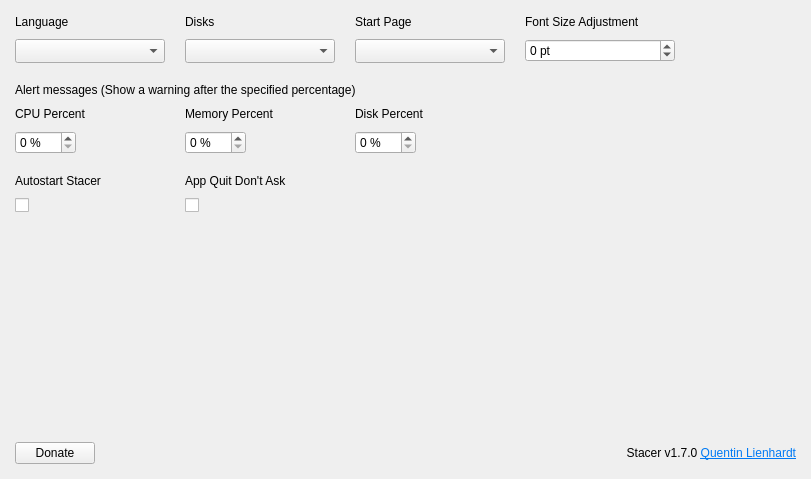
<?xml version="1.0" encoding="UTF-8"?>
<ui version="4.0">
 <class>SettingsPage</class>
 <widget class="QWidget" name="SettingsPage">
  <property name="geometry">
   <rect>
    <x>0</x>
    <y>0</y>
    <width>811</width>
    <height>479</height>
   </rect>
  </property>
  <property name="sizePolicy">
   <sizepolicy hsizetype="Expanding" vsizetype="Expanding">
    <horstretch>0</horstretch>
    <verstretch>0</verstretch>
   </sizepolicy>
  </property>
  <property name="windowTitle">
   <string>Settings</string>
  </property>
  <property name="styleSheet">
   <string notr="true"/>
  </property>
  <layout class="QGridLayout" name="gridLayout">
   <property name="leftMargin">
    <number>15</number>
   </property>
   <property name="topMargin">
    <number>15</number>
   </property>
   <property name="rightMargin">
    <number>15</number>
   </property>
   <property name="bottomMargin">
    <number>15</number>
   </property>
   <property name="horizontalSpacing">
    <number>20</number>
   </property>
   <property name="verticalSpacing">
    <number>10</number>
   </property>
   <item row="1" column="0" alignment="Qt::AlignLeft">
    <widget class="QComboBox" name="cmbLanguages">
     <property name="sizePolicy">
      <sizepolicy hsizetype="Expanding" vsizetype="Fixed">
       <horstretch>0</horstretch>
       <verstretch>0</verstretch>
      </sizepolicy>
     </property>
     <property name="minimumSize">
      <size>
       <width>150</width>
       <height>0</height>
      </size>
     </property>
     <property name="maximumSize">
      <size>
       <width>200</width>
       <height>16777215</height>
      </size>
     </property>
     <property name="cursor">
      <cursorShape>PointingHandCursor</cursorShape>
     </property>
     <property name="focusPolicy">
      <enum>Qt::NoFocus</enum>
     </property>
     <property name="sizeAdjustPolicy">
      <enum>QComboBox::AdjustToMinimumContentsLengthWithIcon</enum>
     </property>
    </widget>
   </item>
   <item row="8" column="0" alignment="Qt::AlignLeft">
    <widget class="QCheckBox" name="checkAutostart">
     <property name="cursor">
      <cursorShape>PointingHandCursor</cursorShape>
     </property>
     <property name="focusPolicy">
      <enum>Qt::NoFocus</enum>
     </property>
     <property name="text">
      <string/>
     </property>
    </widget>
   </item>
   <item row="4" column="1" alignment="Qt::AlignLeft">
    <widget class="QLabel" name="lblMemoryPercent">
     <property name="sizePolicy">
      <sizepolicy hsizetype="Expanding" vsizetype="Preferred">
       <horstretch>0</horstretch>
       <verstretch>0</verstretch>
      </sizepolicy>
     </property>
     <property name="text">
      <string>Memory Percent</string>
     </property>
    </widget>
   </item>
   <item row="5" column="1" alignment="Qt::AlignLeft">
    <widget class="QSpinBox" name="spinMemoryPercent">
     <property name="focusPolicy">
      <enum>Qt::ClickFocus</enum>
     </property>
     <property name="keyboardTracking">
      <bool>false</bool>
     </property>
     <property name="suffix">
      <string notr="true"> %</string>
     </property>
     <property name="minimum">
      <number>0</number>
     </property>
     <property name="maximum">
      <number>100</number>
     </property>
    </widget>
   </item>
   <item row="4" column="2" alignment="Qt::AlignLeft">
    <widget class="QLabel" name="lblDiskPercent">
     <property name="sizePolicy">
      <sizepolicy hsizetype="Expanding" vsizetype="Preferred">
       <horstretch>0</horstretch>
       <verstretch>0</verstretch>
      </sizepolicy>
     </property>
     <property name="text">
      <string>Disk Percent</string>
     </property>
    </widget>
   </item>
   <item row="5" column="0" alignment="Qt::AlignLeft">
    <widget class="QSpinBox" name="spinCpuPercent">
     <property name="focusPolicy">
      <enum>Qt::ClickFocus</enum>
     </property>
     <property name="suffix">
      <string notr="true"> %</string>
     </property>
     <property name="minimum">
      <number>0</number>
     </property>
     <property name="maximum">
      <number>100</number>
     </property>
    </widget>
   </item>
   <item row="0" column="0" alignment="Qt::AlignLeft">
    <widget class="QLabel" name="lblLanguage">
     <property name="sizePolicy">
      <sizepolicy hsizetype="Expanding" vsizetype="Preferred">
       <horstretch>0</horstretch>
       <verstretch>0</verstretch>
      </sizepolicy>
     </property>
     <property name="text">
      <string>Language</string>
     </property>
    </widget>
   </item>
   <item row="7" column="0" alignment="Qt::AlignLeft">
    <widget class="QLabel" name="lblStartOnBoot">
     <property name="sizePolicy">
      <sizepolicy hsizetype="Expanding" vsizetype="Preferred">
       <horstretch>0</horstretch>
       <verstretch>0</verstretch>
      </sizepolicy>
     </property>
     <property name="text">
      <string>Autostart Stacer</string>
     </property>
    </widget>
   </item>
   <item row="9" column="0">
    <spacer name="verticalSpacer">
     <property name="orientation">
      <enum>Qt::Vertical</enum>
     </property>
     <property name="sizeHint" stdset="0">
      <size>
       <width>10</width>
       <height>40</height>
      </size>
     </property>
    </spacer>
   </item>
   <item row="5" column="2" alignment="Qt::AlignLeft">
    <widget class="QSpinBox" name="spinDiskPercent">
     <property name="focusPolicy">
      <enum>Qt::ClickFocus</enum>
     </property>
     <property name="suffix">
      <string notr="true"> %</string>
     </property>
     <property name="minimum">
      <number>0</number>
     </property>
     <property name="maximum">
      <number>100</number>
     </property>
    </widget>
   </item>
   <item row="4" column="0" alignment="Qt::AlignLeft">
    <widget class="QLabel" name="lblCpuPercent">
     <property name="sizePolicy">
      <sizepolicy hsizetype="Expanding" vsizetype="Preferred">
       <horstretch>0</horstretch>
       <verstretch>0</verstretch>
      </sizepolicy>
     </property>
     <property name="text">
      <string>CPU Percent</string>
     </property>
    </widget>
   </item>
   <item row="3" column="0" colspan="5">
    <widget class="QLabel" name="lblAlertMessages">
     <property name="sizePolicy">
      <sizepolicy hsizetype="Expanding" vsizetype="Preferred">
       <horstretch>0</horstretch>
       <verstretch>0</verstretch>
      </sizepolicy>
     </property>
     <property name="accessibleName">
      <string notr="true">title</string>
     </property>
     <property name="text">
      <string>Alert messages (Show a warning after the specified percentage)</string>
     </property>
    </widget>
   </item>
   <item row="10" column="3" colspan="2" alignment="Qt::AlignRight">
    <widget class="QLabel" name="lblCreatedBy">
     <property name="text">
      <string notr="true">&lt;html&gt;&lt;head/&gt;&lt;body&gt;&lt;p&gt;Stacer v1.7.0 &lt;a href=&quot;https://github.com/QuentiumYT/Stacer&quot;&gt;&lt;span style=&quot; text-decoration: underline; color:#007af4;&quot;&gt;Quentin Lienhardt&lt;/span&gt;&lt;/a&gt;&lt;/p&gt;&lt;/body&gt;&lt;/html&gt;</string>
     </property>
     <property name="textFormat">
      <enum>Qt::RichText</enum>
     </property>
     <property name="alignment">
      <set>Qt::AlignRight|Qt::AlignTrailing|Qt::AlignVCenter</set>
     </property>
     <property name="openExternalLinks">
      <bool>true</bool>
     </property>
    </widget>
   </item>
   <item row="10" column="0" alignment="Qt::AlignLeft">
    <widget class="QPushButton" name="btnDonate">
     <property name="sizePolicy">
      <sizepolicy hsizetype="Expanding" vsizetype="Fixed">
       <horstretch>0</horstretch>
       <verstretch>0</verstretch>
      </sizepolicy>
     </property>
     <property name="cursor">
      <cursorShape>PointingHandCursor</cursorShape>
     </property>
     <property name="focusPolicy">
      <enum>Qt::NoFocus</enum>
     </property>
     <property name="accessibleName">
      <string notr="true">primary</string>
     </property>
     <property name="text">
      <string>Donate</string>
     </property>
     <property name="icon">
      <iconset resource="../../static.qrc">
       <normaloff>:/static/themes/common/img/donate.png</normaloff>:/static/themes/common/img/donate.png</iconset>
     </property>
     <property name="iconSize">
      <size>
       <width>18</width>
       <height>18</height>
      </size>
     </property>
    </widget>
   </item>
   <item row="0" column="3">
    <widget class="QLabel" name="lblFontSize">
     <property name="sizePolicy">
      <sizepolicy hsizetype="Expanding" vsizetype="Preferred">
       <horstretch>0</horstretch>
       <verstretch>0</verstretch>
      </sizepolicy>
     </property>
     <property name="text">
      <string>Font Size Adjustment</string>
     </property>
    </widget>
   </item>
   <item row="1" column="3" alignment="Qt::AlignLeft">
    <widget class="QSpinBox" name="spinFontSize">
     <property name="sizePolicy">
      <sizepolicy hsizetype="Expanding" vsizetype="Fixed">
       <horstretch>0</horstretch>
       <verstretch>0</verstretch>
      </sizepolicy>
     </property>
     <property name="minimumSize">
      <size>
       <width>150</width>
       <height>0</height>
      </size>
     </property>
     <property name="maximumSize">
      <size>
       <width>200</width>
       <height>16777215</height>
      </size>
     </property>
     <property name="focusPolicy">
      <enum>Qt::ClickFocus</enum>
     </property>
     <property name="keyboardTracking">
      <bool>false</bool>
     </property>
     <property name="toolTip">
      <string>Adjust font size relative to default (0 = default)</string>
     </property>
     <property name="suffix">
      <string notr="true"> pt</string>
     </property>
     <property name="minimum">
      <number>-2</number>
     </property>
     <property name="maximum">
      <number>6</number>
     </property>
    </widget>
   </item>
   <item row="0" column="4" rowspan="2">
    <spacer name="horizontalSpacer">
     <property name="orientation">
      <enum>Qt::Horizontal</enum>
     </property>
     <property name="sizeHint" stdset="0">
      <size>
       <width>0</width>
       <height>20</height>
      </size>
     </property>
    </spacer>
   </item>
   <item row="6" column="0" colspan="5">
    <spacer name="verticalSpacer_3">
     <property name="orientation">
      <enum>Qt::Vertical</enum>
     </property>
     <property name="sizeType">
      <enum>QSizePolicy::Fixed</enum>
     </property>
     <property name="sizeHint" stdset="0">
      <size>
       <width>20</width>
       <height>10</height>
      </size>
     </property>
    </spacer>
   </item>
   <item row="2" column="0" colspan="5">
    <spacer name="verticalSpacer_2">
     <property name="orientation">
      <enum>Qt::Vertical</enum>
     </property>
     <property name="sizeType">
      <enum>QSizePolicy::Fixed</enum>
     </property>
     <property name="sizeHint" stdset="0">
      <size>
       <width>20</width>
       <height>10</height>
      </size>
     </property>
    </spacer>
   </item>
   <item row="7" column="1">
    <widget class="QLabel" name="label">
     <property name="text">
      <string>App Quit Don't Ask</string>
     </property>
    </widget>
   </item>
   <item row="8" column="1">
    <widget class="QCheckBox" name="checkAppQuitDontAsk">
     <property name="cursor">
      <cursorShape>PointingHandCursor</cursorShape>
     </property>
     <property name="focusPolicy">
      <enum>Qt::NoFocus</enum>
     </property>
     <property name="accessibleName">
      <string notr="true"/>
     </property>
     <property name="text">
      <string/>
     </property>
    </widget>
   </item>
   <item row="1" column="1">
    <widget class="QComboBox" name="cmbDisks">
     <property name="sizePolicy">
      <sizepolicy hsizetype="Expanding" vsizetype="Fixed">
       <horstretch>0</horstretch>
       <verstretch>0</verstretch>
      </sizepolicy>
     </property>
     <property name="minimumSize">
      <size>
       <width>150</width>
       <height>0</height>
      </size>
     </property>
     <property name="maximumSize">
      <size>
       <width>200</width>
       <height>16777215</height>
      </size>
     </property>
     <property name="cursor">
      <cursorShape>PointingHandCursor</cursorShape>
     </property>
     <property name="focusPolicy">
      <enum>Qt::NoFocus</enum>
     </property>
     <property name="sizeAdjustPolicy">
      <enum>QComboBox::AdjustToMinimumContentsLengthWithIcon</enum>
     </property>
    </widget>
   </item>
   <item row="0" column="1">
    <widget class="QLabel" name="lblDisks">
     <property name="sizePolicy">
      <sizepolicy hsizetype="Expanding" vsizetype="Preferred">
       <horstretch>0</horstretch>
       <verstretch>0</verstretch>
      </sizepolicy>
     </property>
     <property name="text">
      <string>Disks</string>
     </property>
    </widget>
   </item>
   <item row="0" column="2">
    <widget class="QLabel" name="lblHomepage">
     <property name="sizePolicy">
      <sizepolicy hsizetype="Expanding" vsizetype="Preferred">
       <horstretch>0</horstretch>
       <verstretch>0</verstretch>
      </sizepolicy>
     </property>
     <property name="text">
      <string>Start Page</string>
     </property>
    </widget>
   </item>
   <item row="1" column="2">
    <widget class="QComboBox" name="cmbStartPage">
     <property name="sizePolicy">
      <sizepolicy hsizetype="Expanding" vsizetype="Fixed">
       <horstretch>0</horstretch>
       <verstretch>0</verstretch>
      </sizepolicy>
     </property>
     <property name="minimumSize">
      <size>
       <width>150</width>
       <height>0</height>
      </size>
     </property>
     <property name="maximumSize">
      <size>
       <width>200</width>
       <height>16777215</height>
      </size>
     </property>
     <property name="cursor">
      <cursorShape>PointingHandCursor</cursorShape>
     </property>
     <property name="focusPolicy">
      <enum>Qt::NoFocus</enum>
     </property>
     <property name="sizeAdjustPolicy">
      <enum>QComboBox::AdjustToMinimumContentsLengthWithIcon</enum>
     </property>
    </widget>
   </item>
  </layout>
 </widget>
 <tabstops>
  <tabstop>spinCpuPercent</tabstop>
  <tabstop>spinMemoryPercent</tabstop>
  <tabstop>spinDiskPercent</tabstop>
 </tabstops>
 <resources>
  <include location="../../static.qrc"/>
 </resources>
 <connections/>
</ui>
